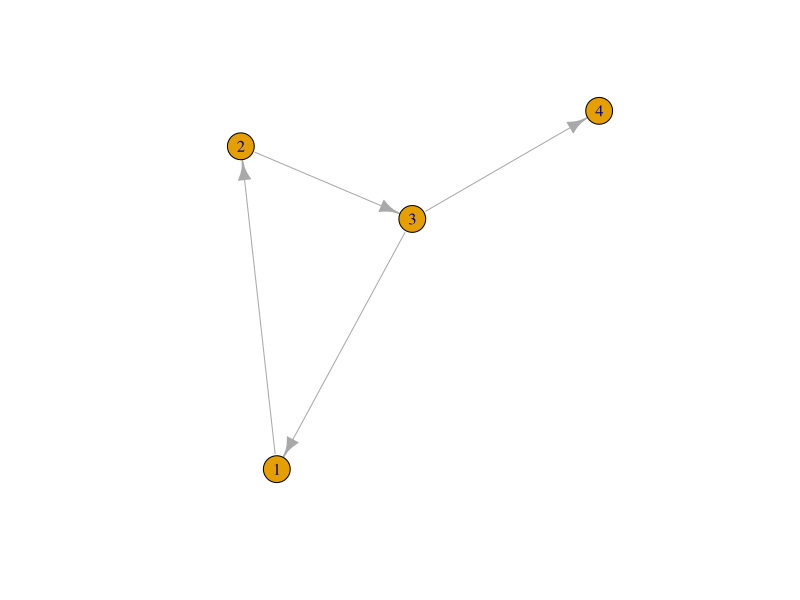
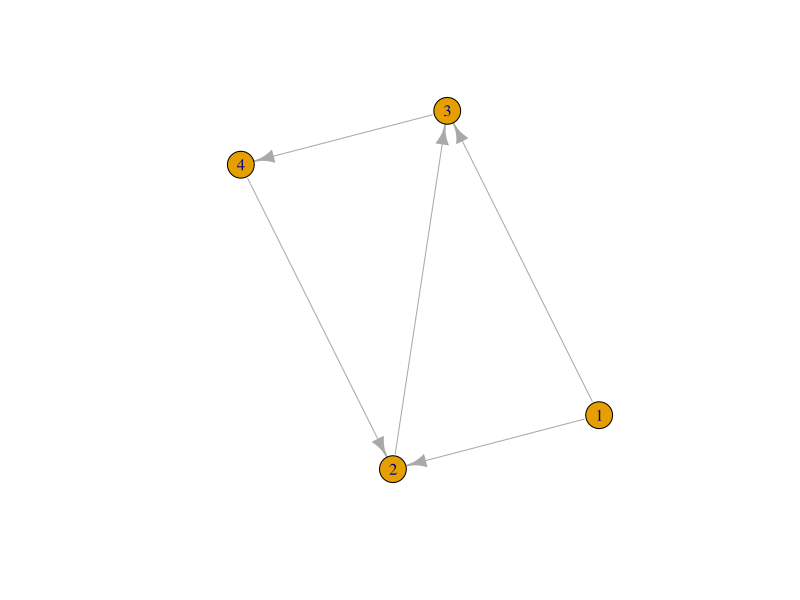

The R source for these figures, in order:
install.packages("igraph")

library(igraph)


g1 <- graph(edges=c(1,2, 2,3, 3,1, 3,4), directed=TRUE)

plot(g1)

pr1 <- page_rank(g1)$vector
pr1


g2 <- graph(edges=c(1,2, 1,3, 2,3, 3,4, 4,2), directed=TRUE)

plot(g2)

pr2 <- page_rank(g2)$vector
pr2
